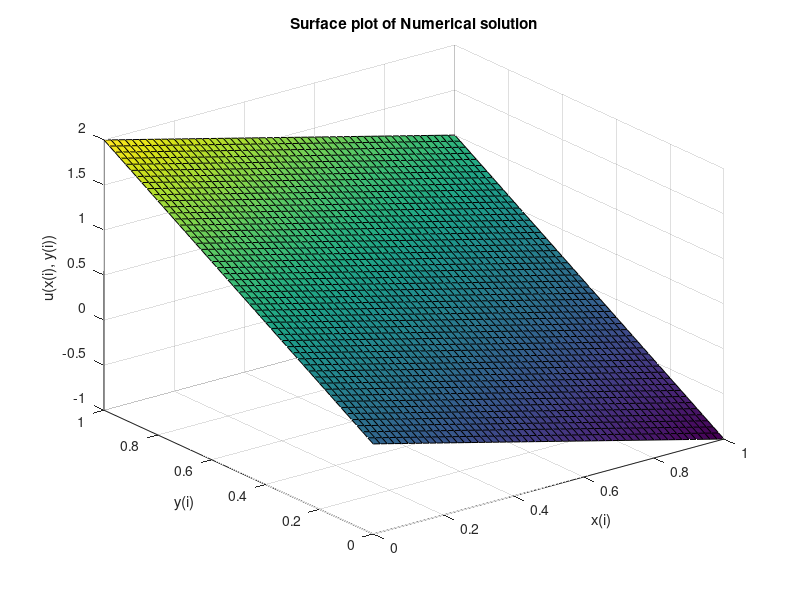
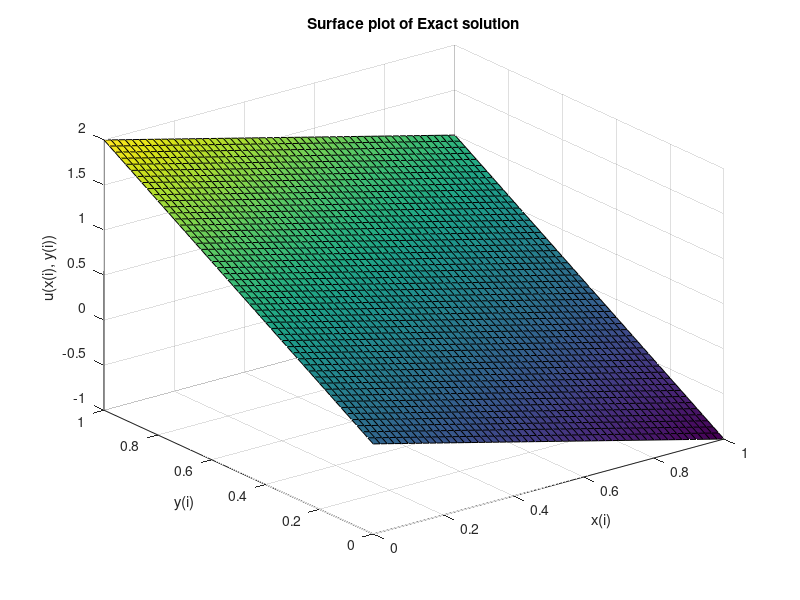
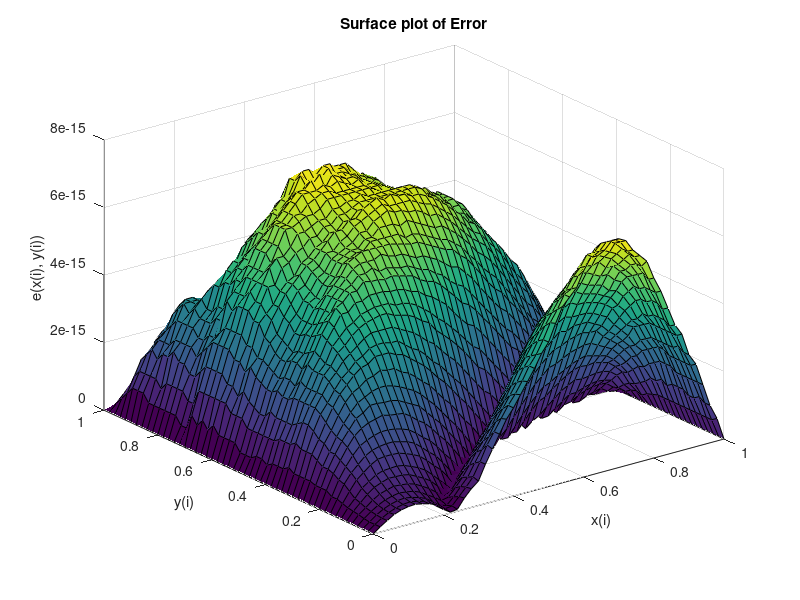
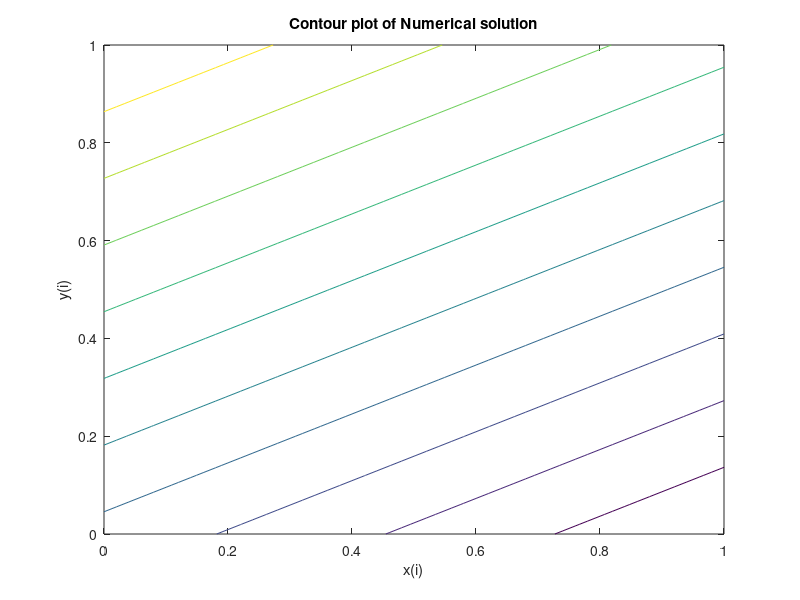

MATLAB code to generate these figures, in order:
clear all;
clc;
clf;

h = 0.02;
xa = 0;
xb = 1;
ya = 0;
yb = 1;
x = [xa:h:xb];
y = [ya:h:yb];
nx = (xb-xa)/h+1; %no of nodal points in x-axis
ny = (yb-ya)/h+1;
n = nx*ny;


%Part c
exact_sol = @(x,y) (2*x - y);
f = @(x,y) (2*x - y);
bc_ya = @(x) (2*x);
bc_yb = @(x) (2*x - 1);
bc_xa = @(h, y) (h*(2-y)); 
bc_xb = @(y) (2 - y);



k = 1;
for i=2:nx-1
    for j=2:ny-1
    cur=i + (j-1)*nx;
    %A(cur,cur)=-4;
    first_index(k) = cur;
    second_index(k) = cur;
    s(k) = (h^2 - 4);
    k = k + 1;
    r(cur, 1) = (h^2)*f(x(i), y(j));
    %A(cur,cur-1)=1;
    first_index(k) = cur;
    second_index(k) = cur - 1;
    s(k) = 1;
    k = k + 1;
    %A(cur,cur+1)=1;
    first_index(k) = cur;
    second_index(k) = cur + 1;
    s(k) = 1;
    k = k + 1;
    %A(cur,cur-nx)=1;
    first_index(k) = cur;
    second_index(k) = cur - nx;
    s(k) = 1;
    k = k + 1;
    %A(cur,cur+nx)=1;
    first_index(k) = cur;
    second_index(k) = cur + nx;
    s(k) = 1;
    k = k + 1;
    end
end

%x=0 bc
for j=1:ny
  cur=1+(j-1)*nx;
  %A(cur,cur)=1;
  first_index(k) = cur;
  second_index(k) = cur;
  s(k) =h - 1;
  k = k + 1;
  first_index(k) = cur;
  second_index(k) = cur+1;
  s(k) = 1;
  k = k + 1;
  r(cur,1)=bc_xa(h,y(j));
end

%x=1 bc
for j=1:ny
  cur=nx+(j-1)*nx;
  %A(cur,cur)=1;
  first_index(k) = cur;
  second_index(k) = cur;
  s(k) = 1;
  k = k + 1;
  r(cur,1)=bc_xb(y(j));
end

%y=0 bc
for i=2:nx-1
  cur= i;
  %A(cur,cur)=1;
  first_index(k) = cur;
  second_index(k) = cur;
  s(k) = 1;
  k = k + 1;
  r(cur,1)=bc_ya(x(i));
end

%y=1 bc
for i=2:nx-1
  cur=i+(ny-1)*nx;
  %A(cur,cur)=1;
  first_index(k) = cur;
  second_index(k) = cur;
  s(k) = 1;
  k = k + 1;
  r(cur,1)=bc_yb(x(i));
end

S = sparse(first_index, second_index, s, n, n);
ans = S\r;


for i=1:nx
    for j=1:ny
    cur=i + (j-1)*nx;
    u(i,j) = ans(cur);
    exact(i,j) = exact_sol(x(i),y(j));
    err(i,j) = abs(u(i,j) - exact(i,j));
    end
end


figure(1);
[X,Y]=meshgrid(x,y);
surf(X,Y,u);
title('Surface plot of Numerical solution');
xlabel('x(i)');
ylabel('y(i)');
zlabel('u(x(i), y(i))');
figure(2);
surf(X,Y,exact);
title('Surface plot of Exact solution');
xlabel('x(i)');
ylabel('y(i)');
zlabel('u(x(i), y(i))');
figure(3);
surf(X,Y,err);
title('Surface plot of Error');
xlabel('x(i)');
ylabel('y(i)');
zlabel('e(x(i), y(i))');
figure(4);
contour(X,Y,u);
title('Contour plot of Numerical solution');
xlabel('x(i)');
ylabel('y(i)');
zlabel('u(x(i), y(i))');
figure(5);
contour(X,Y,exact);
title('Contour plot of Exact solution');
xlabel('x(i)');
ylabel('y(i)');
zlabel('u(x(i), y(i))');